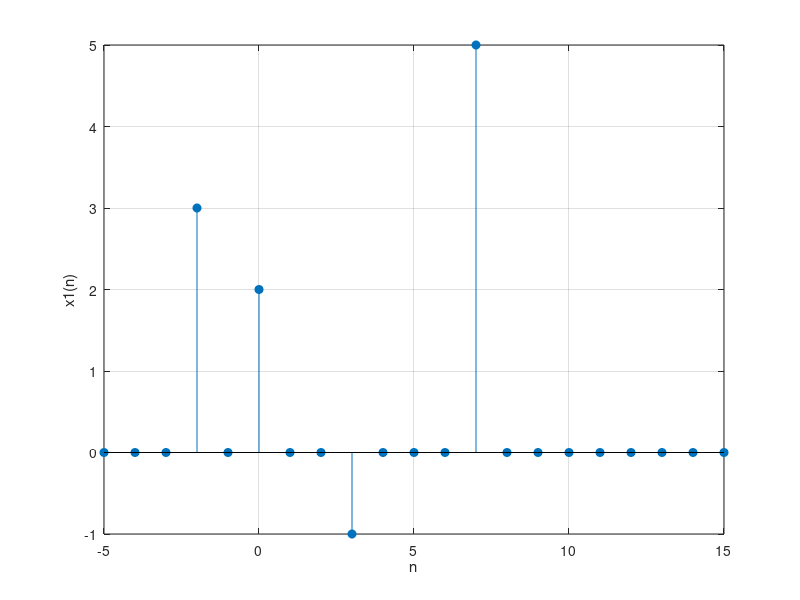
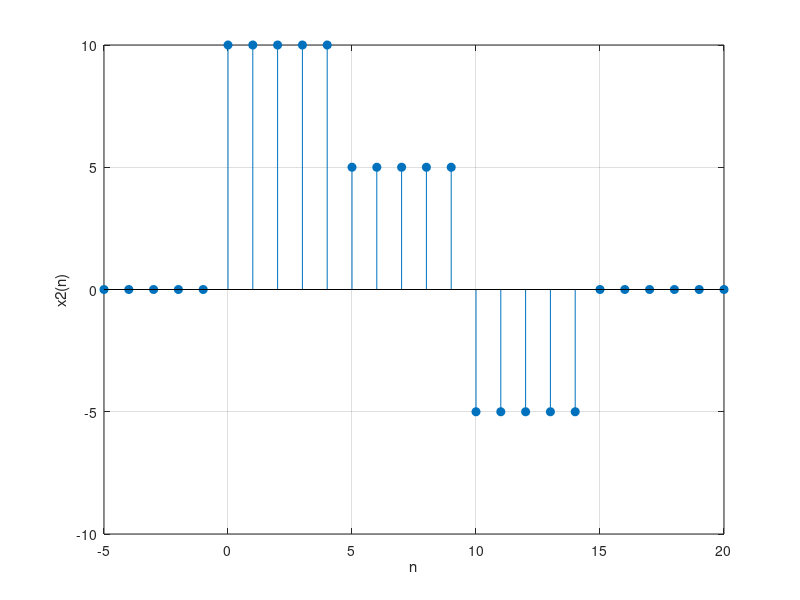
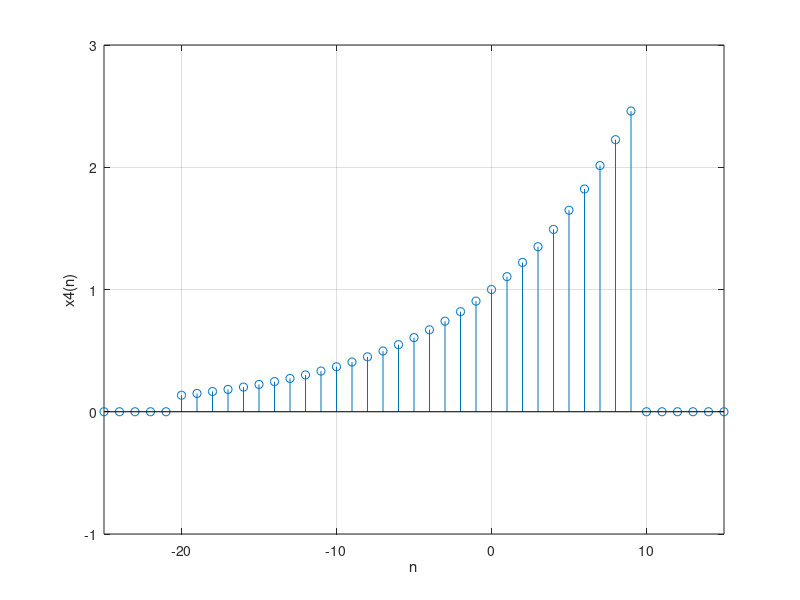
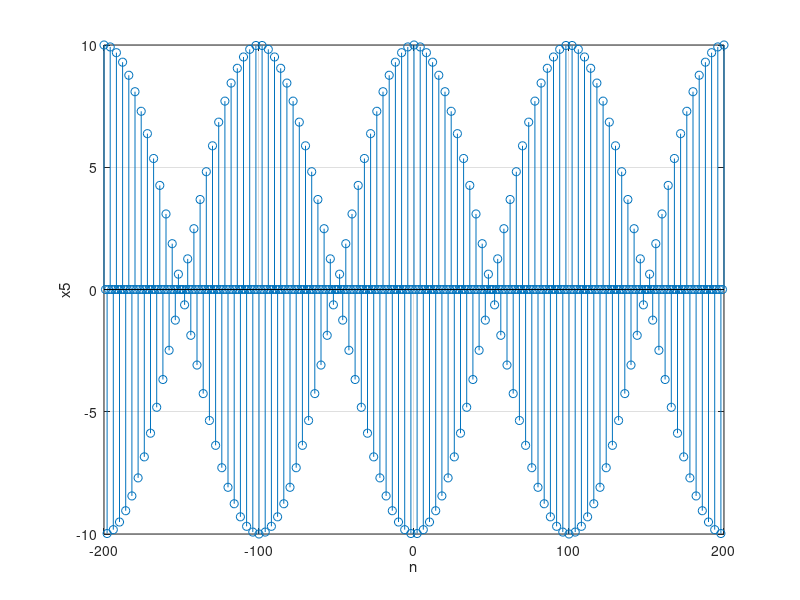

MATLAB code to generate these figures, in order:
clear all;
close all;

%%%%%% x1(n) %%%%%%
n0 = -2;
n1 = 0;
n2 = 3;
n3 = 7;
n = -5:15;
xn = 3*((n-n0)==0)+2*((n-n1)==0)-((n-n2)==0)+5*((n-n3)==0); % funcions delta
figure(1), stem(n,xn, 'filled'); xlabel('n'); ylabel('x1(n)'); grid;
clear all;

%%%%%% x3(n) %%%%%%
n0 = 0;
n1 = 5;
n2 = 10;
n3 = 15;
n = -5:20;
xn = 10*((n-n0)>=0)-5*((n-n1)>=0)-10*((n-n2)>=0)+5*((n-n3)>=0); % funcion esglaó
figure(2), stem(n,xn, 'filled'); xlabel('n'); ylabel('x2(n)'); grid;
clear all;

%%%%%% x4(n) %%%%%%
n=-25:15;
u = @(n) +(n>=-20)-(n>=10);
f = @(n) (exp(0.1*n));
g = @(n) f(n).*u(n);
figure(3), stem(n,g(n)); xlabel('n'); ylabel('x4(n)'); grid; axis([-25 15 -1 3]);
clear all;

%%%%%% x5(n) %%%%%%
n = -200:200;
xn = 5*(cos(0.49*pi*n) + cos(0.51*pi*n));
figure(4), stem(n,xn); xlabel('n'); ylabel('x5'); grid;
clear all;

%%%%%% x6(n) %%%%%%
n = -200:200;
s = @(n) sin(0.01*pi*n);
c = @(n) cos(0.5*pi*n);
g = @(n) 2*s(n).*c(n);
figure(5), stem(n,g(n)); xlabel('n'); ylabel('x6'); grid;
clear all;

%%%%%% x8(n) %%%%%%
n = 0:100;
s = @(n) sin(0.1*pi*n);                           % Create A Function For -u(t)2
f = @(n) (exp(0.01*n));
g = @(n) s(n).*f(n);
figure(6), stem(n,g(n)); xlabel('n'); ylabel('x8'); grid;